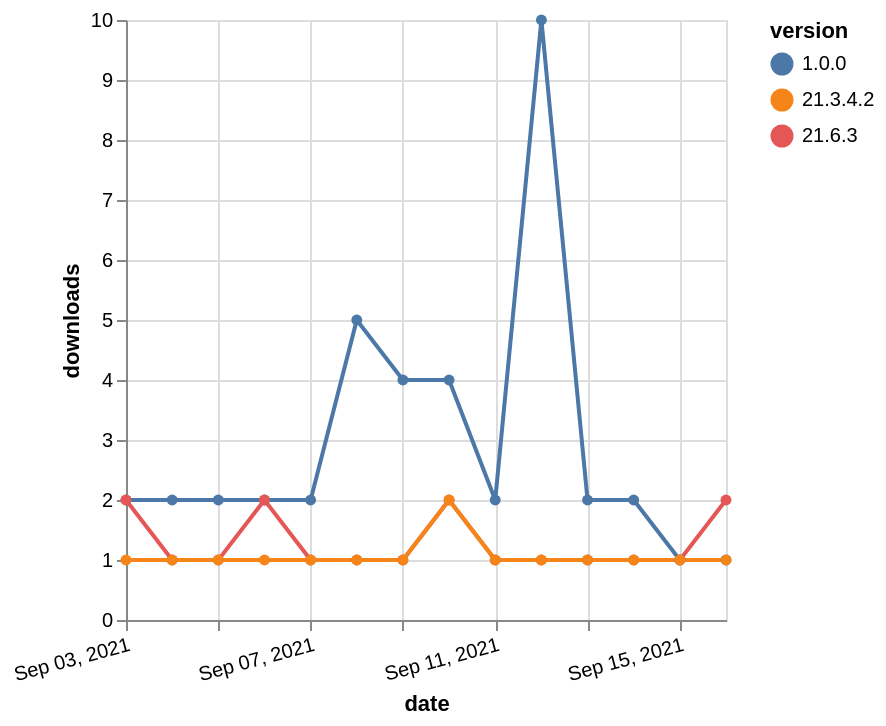

Describe this chart as a Vega-Lite specification.
### Vega-Lite specification from a JSON file in a GitHub repository (floating-point values rounded to 4 significant figures)
{"$schema": "https://vega.github.io/schema/vega-lite/v5.json", "description": "A simple bar chart with embedded data.", "data": {"values": [{"date": "2021-09-03", "total": 3609, "delta": 2, "version": "1.0.0"}, {"date": "2021-09-04", "total": 3611, "delta": 2, "version": "1.0.0"}, {"date": "2021-09-05", "total": 3613, "delta": 2, "version": "1.0.0"}, {"date": "2021-09-06", "total": 3615, "delta": 2, "version": "1.0.0"}, {"date": "2021-09-07", "total": 3617, "delta": 2, "version": "1.0.0"}, {"date": "2021-09-08", "total": 3622, "delta": 5, "version": "1.0.0"}, {"date": "2021-09-09", "total": 3626, "delta": 4, "version": "1.0.0"}, {"date": "2021-09-10", "total": 3630, "delta": 4, "version": "1.0.0"}, {"date": "2021-09-11", "total": 3632, "delta": 2, "version": "1.0.0"}, {"date": "2021-09-12", "total": 3642, "delta": 10, "version": "1.0.0"}, {"date": "2021-09-13", "total": 3644, "delta": 2, "version": "1.0.0"}, {"date": "2021-09-14", "total": 3646, "delta": 2, "version": "1.0.0"}, {"date": "2021-09-15", "total": 3647, "delta": 1, "version": "1.0.0"}, {"date": "2021-09-16", "total": 3648, "delta": 1, "version": "1.0.0"}, {"date": "2021-09-03", "total": 118, "delta": 2, "version": "21.6.3"}, {"date": "2021-09-04", "total": 119, "delta": 1, "version": "21.6.3"}, {"date": "2021-09-05", "total": 120, "delta": 1, "version": "21.6.3"}, {"date": "2021-09-06", "total": 122, "delta": 2, "version": "21.6.3"}, {"date": "2021-09-07", "total": 123, "delta": 1, "version": "21.6.3"}, {"date": "2021-09-08", "total": 124, "delta": 1, "version": "21.6.3"}, {"date": "2021-09-09", "total": 125, "delta": 1, "version": "21.6.3"}, {"date": "2021-09-10", "total": 127, "delta": 2, "version": "21.6.3"}, {"date": "2021-09-11", "total": 128, "delta": 1, "version": "21.6.3"}, {"date": "2021-09-12", "total": 129, "delta": 1, "version": "21.6.3"}, {"date": "2021-09-13", "total": 130, "delta": 1, "version": "21.6.3"}, {"date": "2021-09-14", "total": 131, "delta": 1, "version": "21.6.3"}, {"date": "2021-09-15", "total": 132, "delta": 1, "version": "21.6.3"}, {"date": "2021-09-16", "total": 134, "delta": 2, "version": "21.6.3"}, {"date": "2021-09-03", "total": 128, "delta": 1, "version": "21.3.4.2"}, {"date": "2021-09-04", "total": 129, "delta": 1, "version": "21.3.4.2"}, {"date": "2021-09-05", "total": 130, "delta": 1, "version": "21.3.4.2"}, {"date": "2021-09-06", "total": 131, "delta": 1, "version": "21.3.4.2"}, {"date": "2021-09-07", "total": 132, "delta": 1, "version": "21.3.4.2"}, {"date": "2021-09-08", "total": 133, "delta": 1, "version": "21.3.4.2"}, {"date": "2021-09-09", "total": 134, "delta": 1, "version": "21.3.4.2"}, {"date": "2021-09-10", "total": 136, "delta": 2, "version": "21.3.4.2"}, {"date": "2021-09-11", "total": 137, "delta": 1, "version": "21.3.4.2"}, {"date": "2021-09-12", "total": 138, "delta": 1, "version": "21.3.4.2"}, {"date": "2021-09-13", "total": 139, "delta": 1, "version": "21.3.4.2"}, {"date": "2021-09-14", "total": 140, "delta": 1, "version": "21.3.4.2"}, {"date": "2021-09-15", "total": 141, "delta": 1, "version": "21.3.4.2"}, {"date": "2021-09-16", "total": 142, "delta": 1, "version": "21.3.4.2"}]}, "width": "container", "mark": {"type": "line", "point": {"filled": true}}, "encoding": {"x": {"field": "date", "type": "temporal", "timeUnit": "yearmonthdate", "title": "date", "axis": {"labelAngle": -15}}, "y": {"field": "delta", "type": "quantitative", "title": "downloads"}, "color": {"field": "version", "type": "nominal"}, "tooltip": {"field": "delta"}}}
